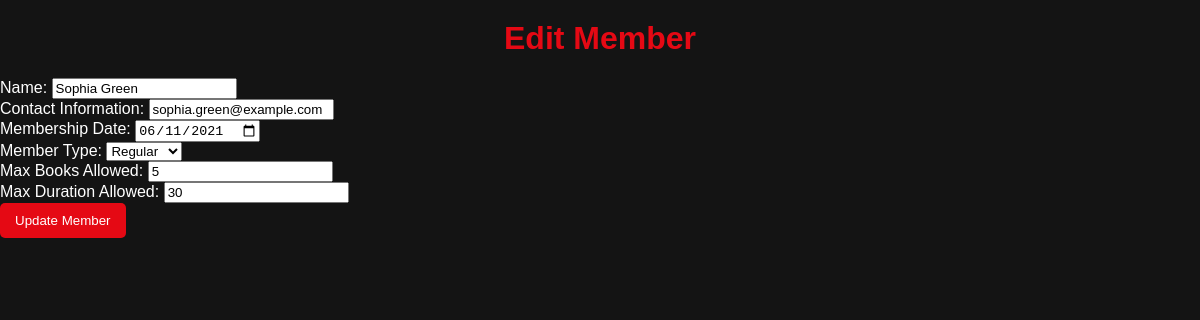
/edit_member/2, run on the app's committed database.
### tables this page shows
CREATE TABLE Members (
    MemberID INTEGER PRIMARY KEY AUTOINCREMENT,
    Name TEXT NOT NULL,
    ContactInformation TEXT NOT NULL UNIQUE,
    MembershipDate DATE NOT NULL,
    MemberType TEXT NOT NULL,
    MaxBooksAllowed INTEGER NOT NULL,
    MaxDurationAllowed INTEGER NOT NULL
);

### app.py (the view, shortened to what this page needs)
@app.route('/edit_member/<int:id>', methods=('GET', 'POST'))
def edit_member(id):
    conn = get_db_connection()
    member = conn.execute('SELECT * FROM Members WHERE MemberID = ?', (id,)).fetchone()
    conn.close()
    return render_template('edit_member.html', member=member)

### app.py (called while the page is built)
def get_db_connection():
    conn = sqlite3.connect('library.db')
    conn.row_factory = sqlite3.Row
    return conn

### templates/edit_member.html (shortened to what this page needs)
<!DOCTYPE html>
<html lang="en">
<head>
    <link rel="stylesheet" type="text/css" href="/static/style.css">
</head>
<body>
    <h1>Edit Member</h1>
    <form method="POST">
        <label for="name">Name:</label>
        <input type="text" name="name" value="{{ member['Name'] }}" required><br>
        <label for="contact_info">Contact Information:</label>
        <input type="text" name="contact_info" value="{{ member['ContactInformation'] }}" required><br>
        <label for="membership_date">Membership Date:</label>
        <input type="date" name="membership_date" value="{{ member['MembershipDate'] }}" required><br>
        <label for="member_type">Member Type:</label>
        <select name="member_type">
            <option value="Regular" {% if member['MemberType'] == 'Regular' %}selected{% endif %}>Regular</option>
        </select><br>
        <label for="max_books">Max Books Allowed:</label>
        <input type="number" name="max_books" value="{{ member['MaxBooksAllowed'] }}" required><br>
        <label for="max_duration">Max Duration Allowed:</label>
        <input type="number" name="max_duration" value="{{ member['MaxDurationAllowed'] }}" required><br>
        <button type="submit">Update Member</button>
    </form>
</body>
</html>

### static/style.css (style rules this page uses)
body { font-family: 'Arial', sans-serif; margin: 0; padding: 0; background-color: #141414; color: white; }
h1, h2 { text-align: center; color: #e50914; margin-top: 20px; }
button, a.button { display: inline-block; background-color: #e50914; color: white; padding: 10px 15px; text-decoration: none; border: none; border-radius: 5px; cursor: pointer; }

### data on the page
Members: name "Sophia Green", contact_info "sophia.green@example.com", membership_date "06/11/2021", member_type "Regular", max_books "5", max_duration "30"
